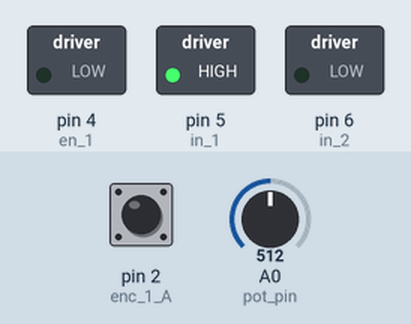
This sketch was run on a simulated Arduino Uno, built with avr-gcc and run on an emulated ATmega328P. On the bench: switched loads named in the sketch (green lamp = pin HIGH). The test bench sets the inputs (shaded band); at power-on: A0 (pot_pin) = 512, pin 2 (enc_1_A) HIGH. What the sketch prints to the serial monitor is not drawn.

Above: at 1.2 s.
1.3 s: A0 (pot_pin) set to 523
At 1.8 s:
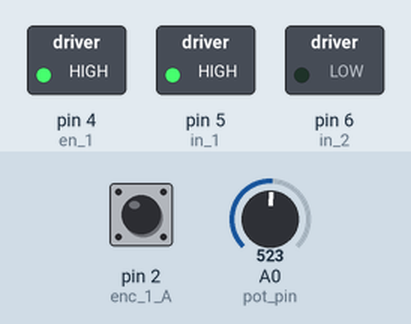
2.8 s: A0 (pot_pin) set to 511
At 4.0 s:
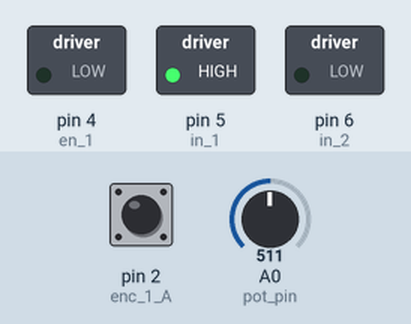
4.3 s: A0 (pot_pin) set to 716
At 5.2 s:
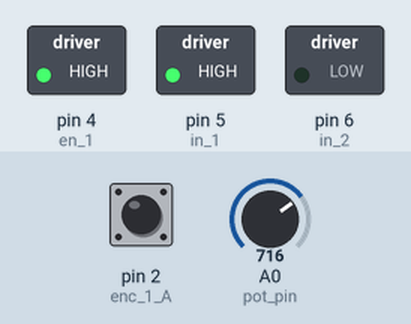
Timing chart, 0 to 7.3 s (numbered marks = the images above; inputs shaded):
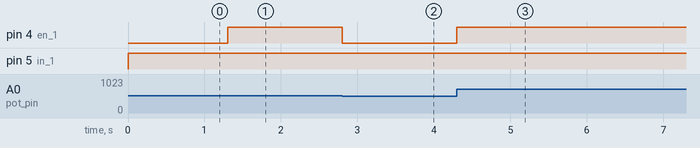

Measured:
- the behaviour switches between 513 and 514 on A0 (pot_pin) (found by bisection; images 0 and 1)
- after the input at 1.3 s, pin 4 (en_1): LOW → HIGH at once
- after the input at 2.8 s, pin 4 (en_1): HIGH → LOW at once
- after the input at 4.3 s, pin 4 (en_1): LOW → HIGH at once

The sketch:

encoder_testing.ino
```cpp
// GPIOs for L298N Motor driver
#define en_1 4
#define in_1 5
#define in_2 6
int rpm = 0;    // Motor PWM

// Encoder pins
#define enc_1_A 2
#define enc_1_B 3

// GPIO for Potentiometer
# define pot_pin A0
int pot_value = 0;

// Encoder Parameters
int count_pulses_1 = 0;
int gear_ratio = 90;
int cpr = 3960;

void setup() {
  // put your setup code here, to run once:
  // Drive motor and their pins en -> enable/pwm , in -> direction
  pinMode(en_1, OUTPUT);
  pinMode(in_1, OUTPUT);
  pinMode(in_2, OUTPUT);

  pinMode(enc_1_A, INPUT_PULLUP); // sets the Encoder_output_A pin as the input
  pinMode(enc_1_B, INPUT); // sets the Encoder_output_B pin as the input
  attachInterrupt(digitalPinToInterrupt(enc_1_A), DC_Motor_Encoder_1, RISING);

  pinMode(pot_pin, INPUT);

  Serial.begin(9600);
}

void loop() {
  // put your main code here, to run repeatedly:
  pot_value = analogRead(pot_pin);
  rpm = map(pot_value, 0, 1023, 0, 255);

  forward(rpm);
  // reverse (rpm);

  Serial.println(count_pulses_1);
}

void forward(int rpm){
      analogWrite(en_1, rpm);
      digitalWrite(in_1, HIGH);
      digitalWrite(in_2, LOW);
}

void reverse(int rpm){
      analogWrite(en_1, rpm);
      digitalWrite(in_1, LOW);
      digitalWrite(in_2, HIGH);
}

void brake(){
      analogWrite(en_1, 0);
}

void DC_Motor_Encoder_1(){
  int b = digitalRead(enc_1_B);
  if(b > 0){
    count_pulses_1 = count_pulses_1 + 1;
  }
  else{
    count_pulses_1 = count_pulses_1 - 1;
  }
}
```
